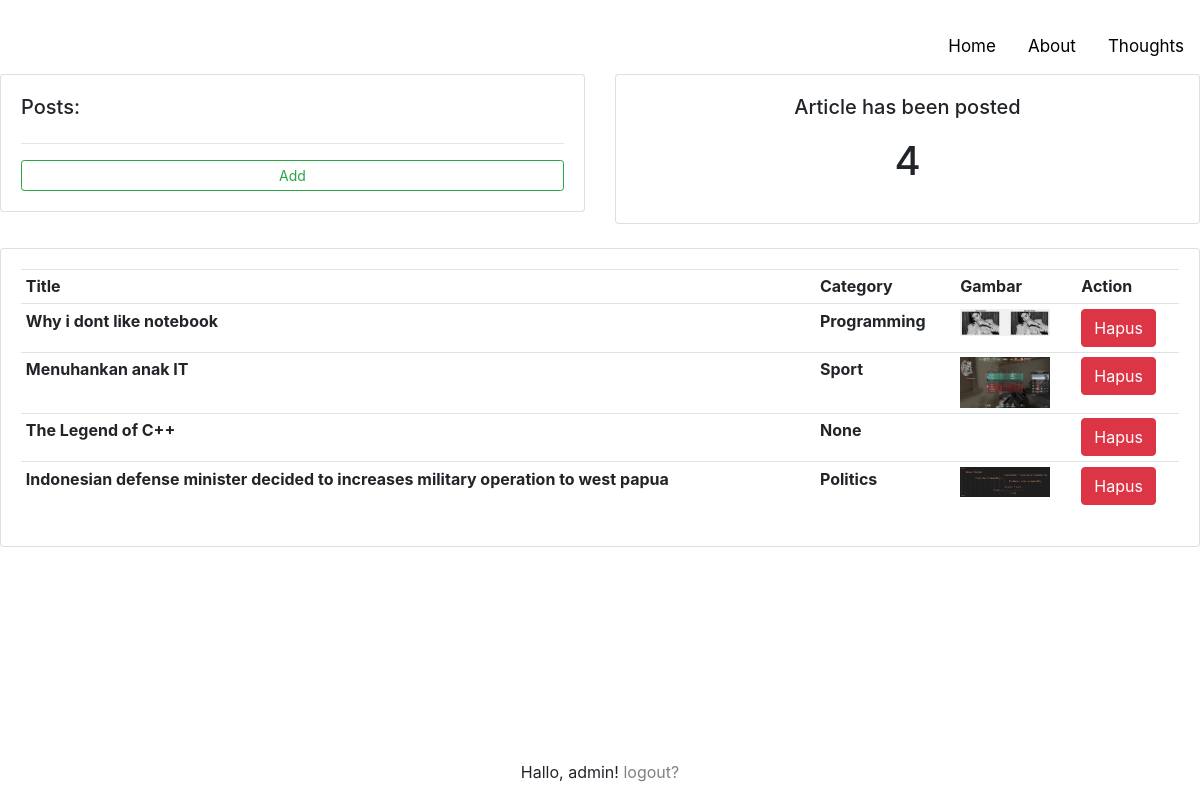
Screenshot of /dashboard (signed in) with the database file from the repository.
### blog/models.py (models this page shows, shortened)
class Post(models.Model):
    title = models.CharField(max_length=100)
    intro=models.TextField(null=True, blank=True)
    body=RichTextField(null=True, blank=True)
    date_added=models.DateTimeField(auto_now_add=True)
    slug=models.SlugField(null=True, blank=True)
    category = models.ForeignKey(Category, on_delete=models.CASCADE, null=True)
    image = models.ImageField(null=True, blank=True)
    def image_tag(self):
        return mark_safe('<img src="{}" width=100 />'.format(self.image.url))
    image_tag.short_description = 'image'
    image_tag.allow_tags = True
    class Meta:
        ordering = ['-date_added']

class Category(models.Model):
    types = models.CharField(max_length=20)
    description = models.CharField(max_length=30)
    def __str__(self):
        return self.types

### blog/views.py (the view)
# urls.py: path('dashboard', dashboard, name='dashboard'),
def dashboard(request):
    posts = Post.objects.all()
    total = posts.count()
    context = {
        'posts': posts,
        'total': total
    }
    return render(request, 'dashboard.html', context)

### blog/templates/dashboard.html
{% extends 'index.html' %}
{% load static %}
{% block content %}
<div class="row">
    <div class="col-md">
        <div class="card card-body">
            <h5>Posts:</h5>
            <hr>
            <a class="btn btn-outline-success  btn-sm btn-block" href="#">Add</a>
        </div>
    </div>
    <div class="col-md">
        <div class="card card-body">
            <center><h5>Article has been posted</h5></center>
            <h1 style="text-align: center;padding: 10px">{{total}}</h1>
        </div>
    </div>
</div>
<br>
<div class="row">
    <div class="col-md">
        <div class="card card-body">
            <table class="table table-sm">
                <tr>
                    <th>Title</th>
                    <th>Category</th>
                    <th>Gambar</th>
                    <th>Action</th>
                </tr>
                {% for post in posts %}
                    <tr>
                        <th>{{ post.title }}</a></th>
                        <th>{{ post.category }}</th>
                        <th>
                            {% if post.image %}
                                <img src="{{ post.image.url }}" width="90px">
                            {% endif %}
                        </th>
                        <th>
                            <a href="#" class="btn btn-danger" >Hapus</a>
                        </th>
                    </tr>
                {% endfor %}
            </table>
        </div>
    </div>
</div>
{% endblock %}

### templates/index.html (shortened to what this page needs)
{% load static %}
<!DOCTYPE html>
<html lang="en">
<head>
    <link href="{% static 'css/bootstrap.min.css' %}" rel="stylesheet" />
    <link href="{% static 'css/style.css' %}" rel="stylesheet" />
</head>
<body>
    <div class="topnav">
        <a href="{% url 'thoughts' %}">Thoughts</a>
        <a href="{% url 'about' %}">About</a>
        <a href="{% url 'home' %}">Home</a>
    </div>
    {% block content %}
    {% endblock %}
    {% if user.is_authenticated %}
        <p style=" position: absolute; bottom: 0; left: 0; width: 100%; text-align: center;">Hallo, {{ user }}! <a href="{% url 'logout' %}" style="color: grey">logout?</a></p>
    {% endif %}
</body>
</html>

### static/css/style.css (style rules this page uses)
h1 { padding: 10px; text-align: end; }
.topnav { overflow: hidden; background-color: white; }
.topnav a { float: right; color: black; text-align: center; padding: 14px 16px; text-decoration: none; font-size: 17px; }
body { margin-top:20px; background-color:#ffffff; }

### rows the page displays
Post: title "Why i dont like notebook", category "Programming", image (picture)
Post: title "Menuhankan anak IT", category "Sport", image (picture)
Post: title "The Legend of C++", category "None"
Post: title "Indonesian defense minister decided to increases military operation to west papua", category "Politics", image (picture)

### other values shown
{{ total }} "4"
{{ user }} "admin"
